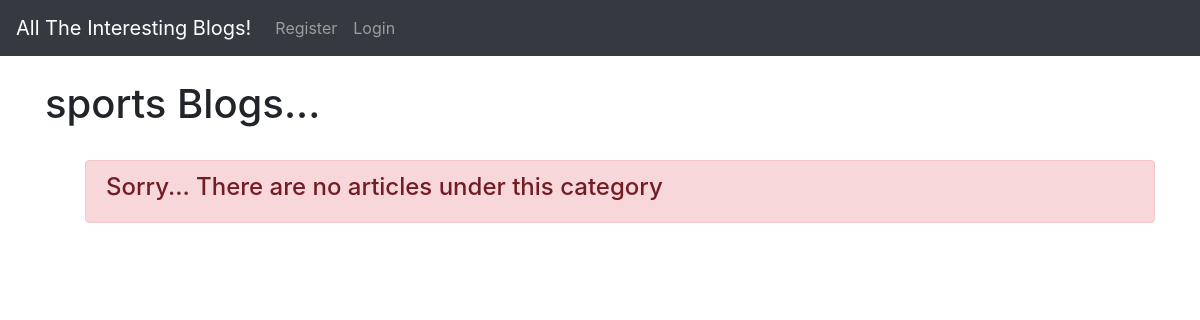
Before: /home/category/sports with the older database file.
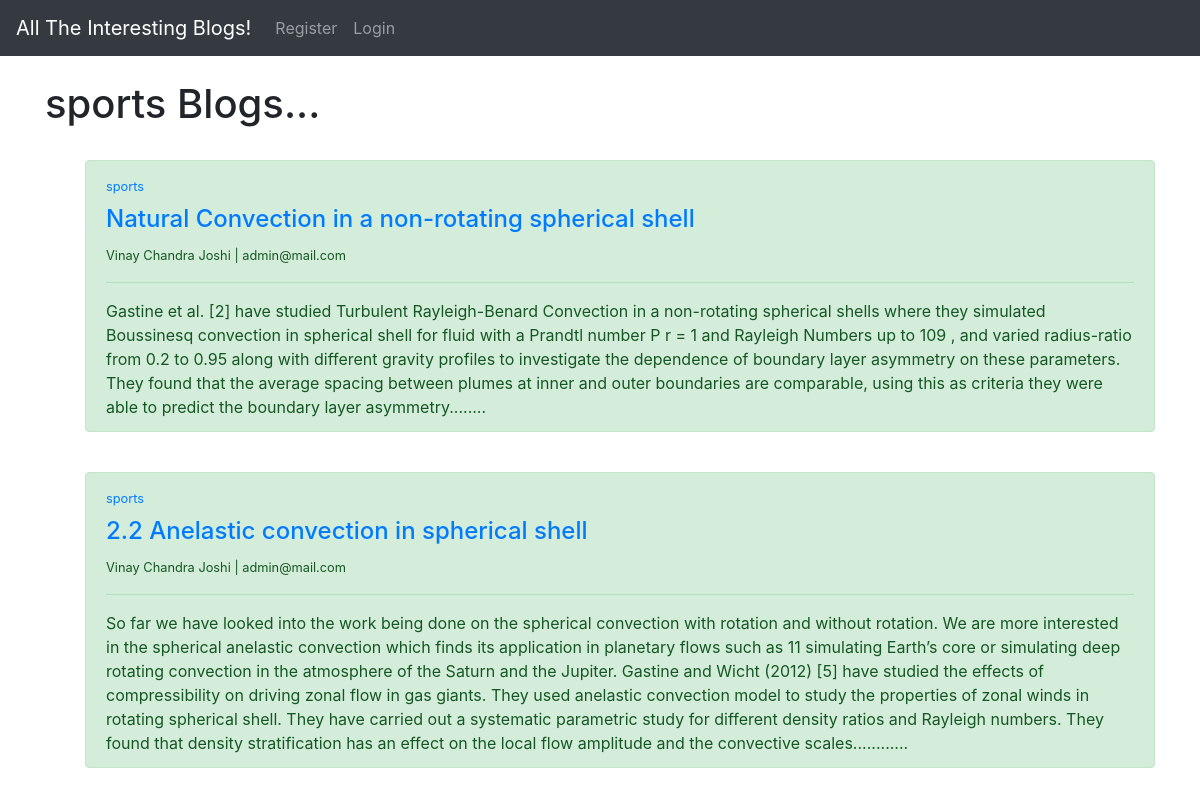
After: the same page with the newer database file.
### blogApi/models.py (models this page shows, shortened)
class Post(models.Model):
    title = models.CharField(max_length=200)
    auther = models.ForeignKey(User, on_delete=models.CASCADE)
    title_tag = models.CharField(max_length=255)
    header_image = models.ImageField(null=True, blank=True, upload_to='images/')
    body = RichTextField(blank=True, null = True)
    date_publication = models.DateTimeField(auto_now_add=True)
    category = models.CharField(max_length=255, default='coding')
    snippet = models.CharField(max_length=1000)

### blogApi/views.py (the view)
# urls.py: path('category/<str:pk>', CategoryView.allCategoryView, name = 'get-category'),
    def allCategoryView(request, pk):
        querySet = Post.objects.filter(category=pk.replace('-', ' '))
        return render(request, 'get_all_category_post.html', {'post_object': querySet, 'category': pk.replace('-', ' ') })

### blogApi/context_processors.py (called while the page is built)
def blog_Api_Context_Processor(request):
    context = {}
    ur = '/home/'
    if request.path.endswith(ur) or request.path.startswith(ur+'updatePost/')  :
        querySet = Category.objects.all()
        categories = [obj.name for obj in querySet]
        context['categ'] = categories
    return context

### blogApi/templates/get_all_category_post.html (shortened to what this page needs)
{% extends 'base.html' %}
{% block content %}
<h1>{{category}} Blogs...</h1>
<ul>
{% if post_object %}
{% for post in post_object %}
    <div class="alert alert-success col-md-2- col-md-offset-4" role="alert">
        <label><small><a href="{% url 'get-category' post.category|slugify %}" class="link-dark">{{post.category}}</a></small></label>
        <h4><a href={% url "article-detail" post.pk %}>{{post.title}}</a></h4>
        <small>{{post.auther.first_name }} {{ post.auther.last_name }} | {{post.auther.email}}</small>
        <hr></hr>
        {{post.snippet}}
        </div>
{% endfor %}
{% else %}
    <br>
    <div class="alert alert-danger" role="alert">
  <h4>Sorry... There are no articles under this category </h4>
</div>
{% endif %}
</ul>
{% endblock %}

Changed rows visible on the page:
added Post: category "sports", title "Natural Convection in a non-rotating spherical shell", auther.first_name "Vinay Chandra", auther.last_name "Joshi", auther.email "admin@mail.com", snippet "Gastine et al. [2] have studied Turbulent Rayleigh-Benard Convection in a non-rotating spherical shells where they simulated Boussinesq convection in spherical shell for fluid with a Prandtl number P r = 1 and Rayleigh Numbers up to 109 , and varied radius-ratio from 0.2 to 0.95 along with different gravity profiles to investigate the dependence of boundary layer asymmetry on these parameters. They found that the average spacing between plumes at inner and outer boundaries are comparable, using this as criteria they were able to predict the boundary layer asymmetry........"
added Post: category "sports", title "2.2 Anelastic convection in spherical shell", auther.first_name "Vinay Chandra", auther.last_name "Joshi", auther.email "admin@mail.com", snippet "So far we have looked into the work being done on the spherical convection with rotation and without rotation. We are more interested in the spherical anelastic convection which finds its application in planetary flows such as 11 simulating Earth’s core or simulating deep rotating convection in the atmo\u0002sphere of the Saturn and the Jupiter. Gastine and Wicht (2012) [5] have studied the effects of compressibility on driving zonal flow in gas giants. They used anelastic convection model to study the properties of zonal winds in rotating spherical shell. They have carried out a systematic parametric study for different density ratios and Rayleigh numbers. They found that density stratification…"
Other visible differences:
text no longer shown: "Sorry... There are no articles under this category"
